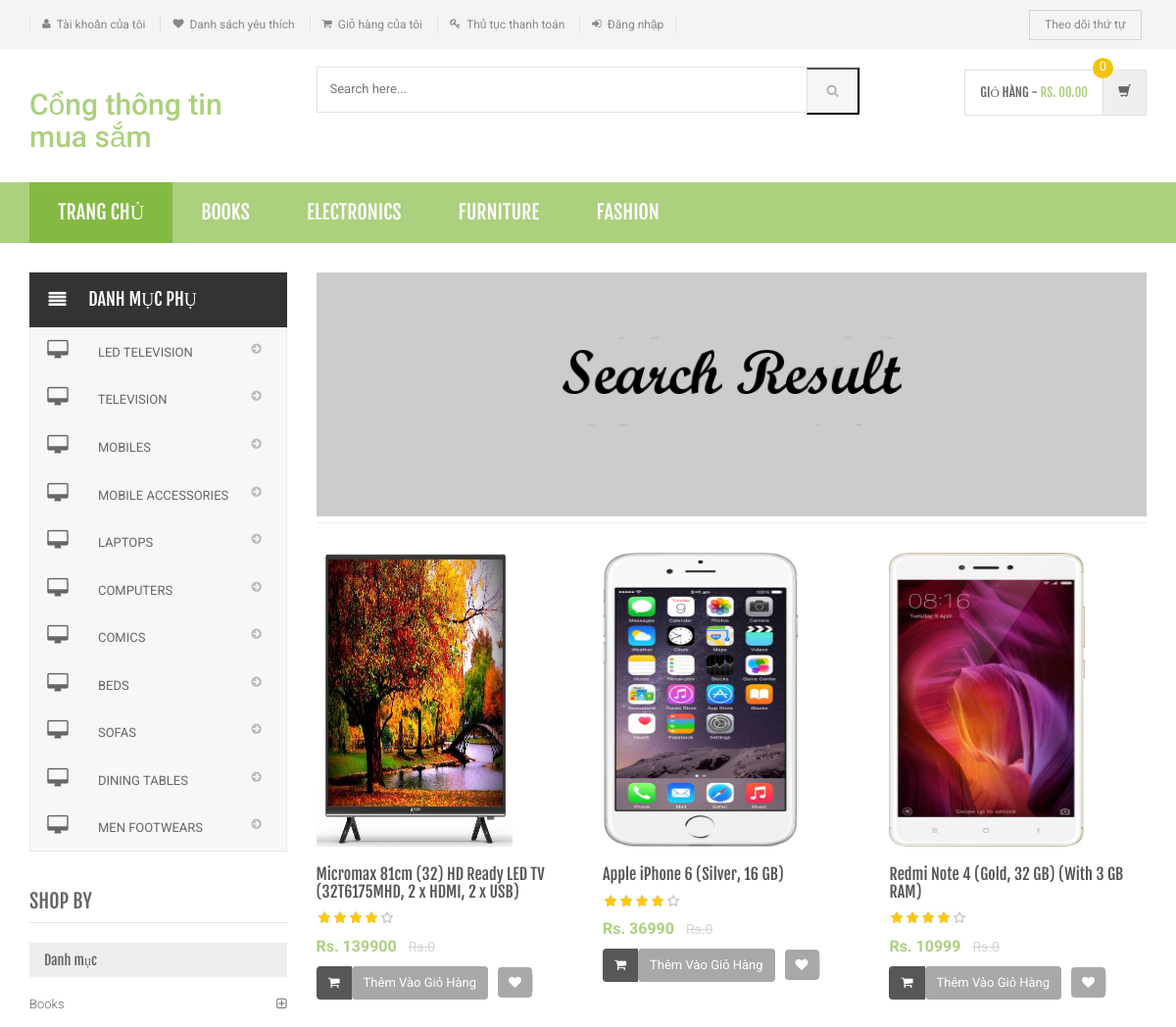
The page /shopping/search-result.php (upper part) on the database as committed earlier.
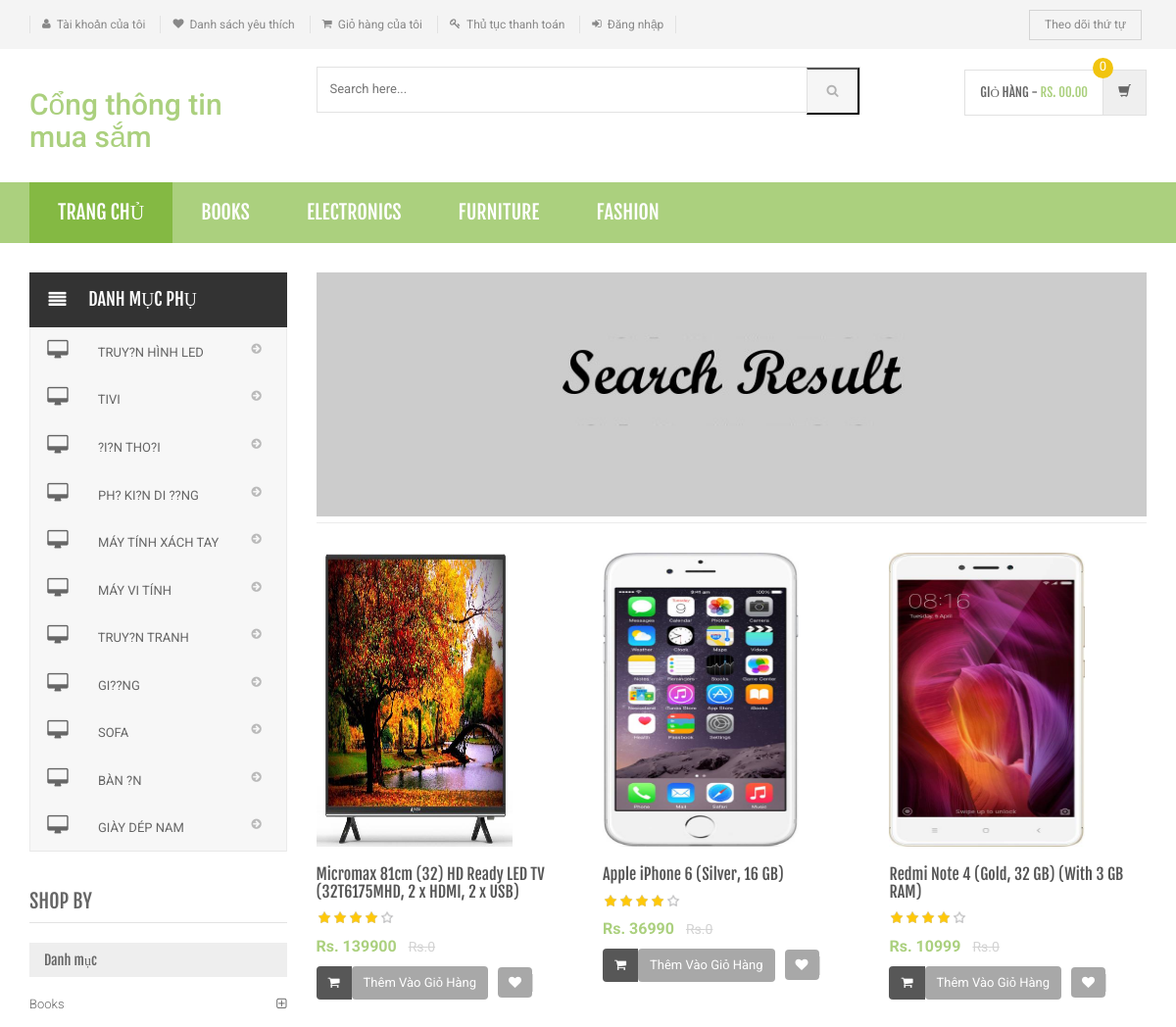
The same page on the database as committed later.
### tables this page shows
CREATE TABLE `category` (
  `id` int(11) NOT NULL,
  `categoryName` varchar(255) DEFAULT NULL,
  `categoryDescription` longtext,
  `creationDate` timestamp NOT NULL DEFAULT CURRENT_TIMESTAMP,
  `updationDate` varchar(255) DEFAULT NULL
);

CREATE TABLE `subcategory` (
  `id` int(11) NOT NULL,
  `categoryid` int(11) DEFAULT NULL,
  `subcategory` varchar(255) DEFAULT NULL,
  `creationDate` timestamp NULL DEFAULT CURRENT_TIMESTAMP,
  `updationDate` varchar(255) DEFAULT NULL
);

CREATE TABLE `products` (
  `id` int(11) NOT NULL,
  `category` int(11) NOT NULL,
  `subCategory` int(11) DEFAULT NULL,
  `productName` varchar(255) DEFAULT NULL,
  `productCompany` varchar(255) DEFAULT NULL,
  `productPrice` int(11) DEFAULT NULL,
  `productPriceBeforeDiscount` int(11) DEFAULT NULL,
  `productDescription` longtext,
  `productImage1` varchar(255) DEFAULT NULL,
  `productImage2` varchar(255) DEFAULT NULL,
  `productImage3` varchar(255) DEFAULT NULL,
  `shippingCharge` int(11) DEFAULT NULL,
  `productAvailability` varchar(255) DEFAULT NULL,
  `postingDate` timestamp NULL DEFAULT CURRENT_TIMESTAMP,
  `updationDate` varchar(255) DEFAULT NULL
);

### shopping/search-result.php (the view, shortened to what the rows shown need)
<?php
include('includes/config.php');
$find="%{$_POST['product']}%";
?>
<!DOCTYPE html>
<html lang="en">
	<head>
	    <link rel="stylesheet" href="assets/css/bootstrap.min.css">
	    <link rel="stylesheet" href="assets/css/main.css">
	    <link rel="stylesheet" href="assets/css/green.css">
	    <link rel="stylesheet" href="assets/css/owl.carousel.css">
		<link rel="stylesheet" href="assets/css/owl.transitions.css">
		<link href="assets/css/lightbox.css" rel="stylesheet">
		<link rel="stylesheet" href="assets/css/animate.min.css">
		<link rel="stylesheet" href="assets/css/rateit.css">
		<link rel="stylesheet" href="assets/css/bootstrap-select.min.css">
		<link rel="stylesheet" href="assets/css/config.css">
		<link href="assets/css/green.css" rel="alternate stylesheet" title="Green color">
		<link href="assets/css/blue.css" rel="alternate stylesheet" title="Blue color">
		<link href="assets/css/red.css" rel="alternate stylesheet" title="Red color">
		<link href="assets/css/orange.css" rel="alternate stylesheet" title="Orange color">
		<link href="assets/css/dark-green.css" rel="alternate stylesheet" title="Darkgreen color">
		<link rel="stylesheet" href="assets/css/font-awesome.min.css">
	</head>
    <body class="cnt-home">
<header class="header-style-1">
<?php include('includes/main-header.php');?>
<?php include('includes/menu-bar.php');?>
</header>
<div class="body-content outer-top-xs">
	<div class='container'>
		<div class='row outer-bottom-sm'>
			<div class='col-md-3 sidebar'>
<div class="side-menu animate-dropdown outer-bottom-xs">
<div class="side-menu animate-dropdown outer-bottom-xs">
    <nav class="yamm megamenu-horizontal" role="navigation">
        <ul class="nav">
            <li class="dropdown menu-item">
              <?php $sql=mysqli_query($con,"select id,subcategory  from subcategory");
while($row=mysqli_fetch_array($sql))
{
    ?>
                <a href="sub-category.php?scid=<?php echo $row['id'];?>" class="dropdown-toggle"><i class="icon fa fa-desktop fa-fw"></i>
                <?php echo $row['subcategory'];?></a>
                <?php }?>
</li>
</ul>
    </nav>
</div>
</div>
	            <div class="sidebar-module-container">
	            	<div class="sidebar-filter">
<div class="sidebar-widget wow fadeInUp outer-bottom-xs ">
	<div class="sidebar-widget-body m-t-10">
	         <?php $sql=mysqli_query($con,"select id,categoryName  from category");
while($row=mysqli_fetch_array($sql))
{
    ?>
		<div class="accordion">
	    	<div class="accordion-group">
	            <div class="accordion-heading">
	                <a href="category.php?cid=<?php echo $row['id'];?>"  class="accordion-toggle collapsed">
	                   <?php echo $row['categoryName'];?>
	                </a>
	            </div>
	        </div>
	    </div>
	    <?php } ?>
	</div>
</div>
	            	</div>
	            </div>
            </div>
			<div class='col-md-9'>
				<div class="search-result-container">
					<div id="myTabContent" class="tab-content">
						<div class="tab-pane active " id="grid-container">
							<div class="category-product  inner-top-vs">
								<div class="row">
			<?php
$ret=mysqli_query($con,"select * from products where productName like '$find'");
$num=mysqli_num_rows($ret);
if($num>0)
{
while ($row=mysqli_fetch_array($ret))
{?>
		<div class="col-sm-6 col-md-4 wow fadeInUp">
			<div class="products">
	<div class="product">
		<div class="product-image">
			<div class="image">
				<a href="product-details.php?pid=<?php echo htmlentities($row['id']);?>"><img  src="assets/images/blank.gif" data-echo="admin/productimages/<?php echo htmlentities($row['id']);?>/<?php echo htmlentities($row['productImage1']);?>" alt="" width="200" height="300"></a>
			</div>
		</div>
		<div class="product-info text-left">
			<h3 class="name"><a href="product-details.php?pid=<?php echo htmlentities($row['id']);?>"><?php echo htmlentities($row['productName']);?></a></h3>
			<div class="rating rateit-small"></div>
			<div class="product-price">
				<span class="price">
					Rs. <?php echo htmlentities($row['productPrice']);?>			</span>
										     <span class="price-before-discount">Rs.<?php echo htmlentities($row['productPriceBeforeDiscount']);?></span>
			</div>
		</div>
					<div class="cart clearfix animate-effect">
				<div class="action">
					<ul class="list-unstyled">
						<li class="add-cart-button btn-group">
							<button class="btn btn-primary icon" data-toggle="dropdown" type="button">
								<i class="fa fa-shopping-cart"></i>
							</button>
							<a href="category.php?page=product&action=add&id=<?php echo $row['id']; ?>">
							<button class="btn btn-primary" type="button">Thêm Vào Giỏ Hàng</button></a>
						</li>
		                <li class="lnk wishlist">
							<a class="add-to-cart" href="category.php?pid=<?php echo htmlentities($row['id'])?>&&action=wishlist" title="Wishlist">
								 <i class="icon fa fa-heart"></i>
							</a>
						</li>
					</ul>
				</div>
			</div>
			</div>
			</div>
		</div>
	  <?php } } else {?>
		<div class="col-sm-6 col-md-4 wow fadeInUp"> <h3>Không tìm thấy sản phẩm</h3>
		</div>
<?php } ?>
										</div>
							</div>
						</div>
				</div>
			</div>
		</div></div>
</div>
</div>
</body>
</html>

### shopping/includes/menu-bar.php (shortened to what the rows shown need)
<div class="header-nav animate-dropdown">
    <div class="container">
        <div class="yamm navbar navbar-default" role="navigation">
            <div class="nav-bg-class">
                <div class="navbar-collapse collapse" id="mc-horizontal-menu-collapse">
	<div class="nav-outer">
		<ul class="nav navbar-nav">
              <?php $sql=mysqli_query($con,"select id,categoryName  from category limit 6");
while($row=mysqli_fetch_array($sql))
{
    ?>
			<li class="dropdown yamm">
				<a href="category.php?cid=<?php echo $row['id'];?>"> <?php echo $row['categoryName'];?></a>
			</li>
			<?php } ?>
		</ul>
	</div>
</div>
            </div>
        </div>
    </div>
</div>

Rows that differ between the two databases and show on the page:
changed subcategory: subcategory "LED TELEVISION" → "TRUY?N HÌNH LED"
changed subcategory: subcategory "TELEVISION" → "TIVI"
changed subcategory: subcategory "MOBILES" → "?I?N THO?I"
changed subcategory (number 4 of 11 on the later page): subcategory "MOBILE ACCESSORIES" → "PH? KI?N DI ??NG"
changed subcategory: subcategory "LAPTOPS" → "MÁY TÍNH XÁCH TAY"
changed subcategory: subcategory "COMPUTERS" → "MÁY VI TÍNH"
changed subcategory: subcategory "COMICS" → "TRUY?N TRANH"
changed subcategory (number 8 of 11 on the later page): subcategory "BEDS" → "GI??NG"
changed subcategory: subcategory "SOFAS" → "SOFA"
changed subcategory: subcategory "DINING TABLES" → "BÀN ?N"
changed subcategory: subcategory "MEN FOOTWEARS" → "GIÀY DÉP NAM"
